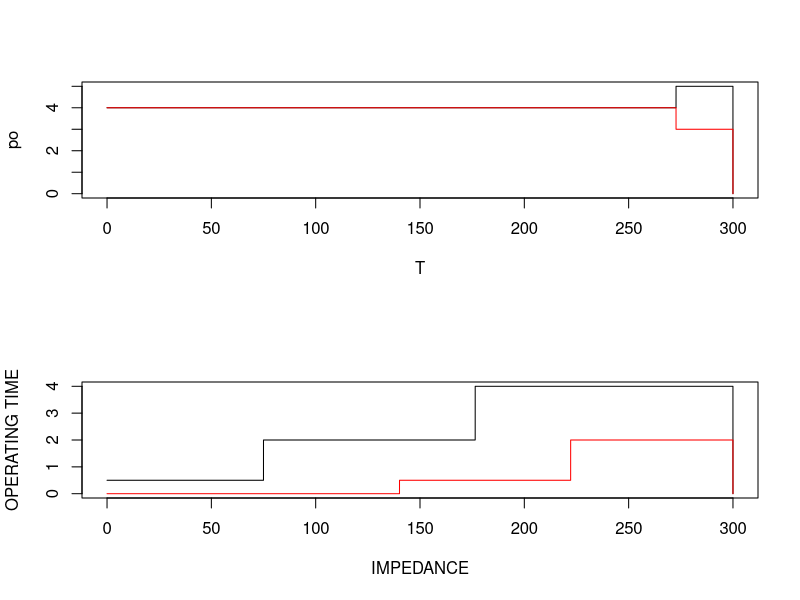

Recreate this plot in R.
# page no: 558

T = seq(0,300,by=0.01) ;
po = po = vector(length = length(T))
io = vector(length = length(T))
for (i in 1:(length(T)/1.1)) po[i] = 4 ;
for ( i in (length(T)/1.1):length(T))  po[i] = 5 ;
for ( i in 1:(length(T)/1.1)) io[i] = 4 ;
for ( i in (length(T)/1.1):length(T))  io[i] = 3 ;

par(mfrow=c(2,1)) 
plot(T,po, type='l') ;
lines(T,io, col='red') ;
vo =  vector(length = length(T))
uo =  vector(length = length(T))
for ( i in 1:(length(T)/4)) vo[i] = 0.5;
for ( i in (length(T)/4):length(T/1.7)) vo[i] = 2;
for ( i in (length(T)/1.7):length(T)) vo[i] = 4
for ( i in (length(T)/2.14):length(T/1.35)) uo[i] = 0.5;
for ( i in (length(T)/1.35):length(T)) uo[i] = 2;

plot(T,vo, xlab = 'IMPEDANCE', ylab = 'OPERATING TIME', type='l' ) ;
lines(T,uo, col='red') ;
